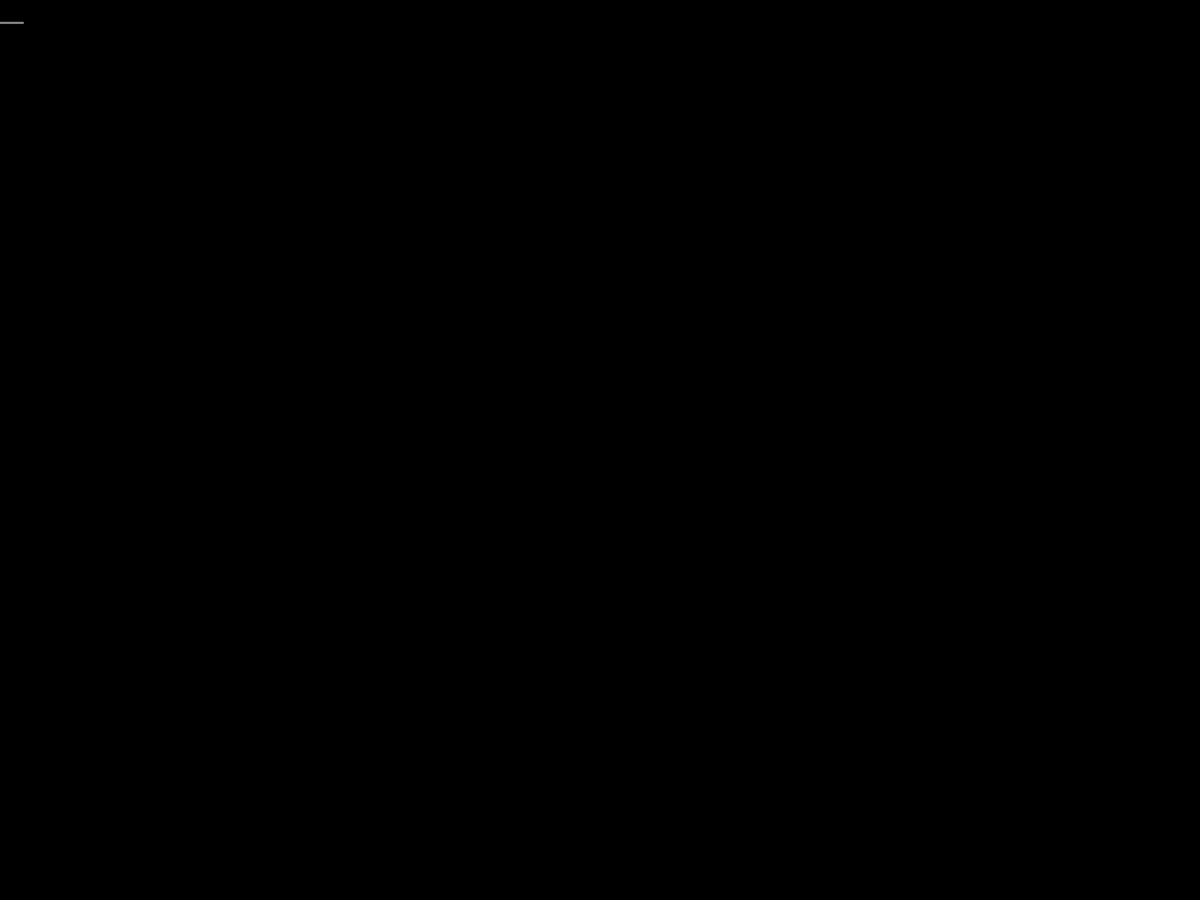
Frame 1 (no input)
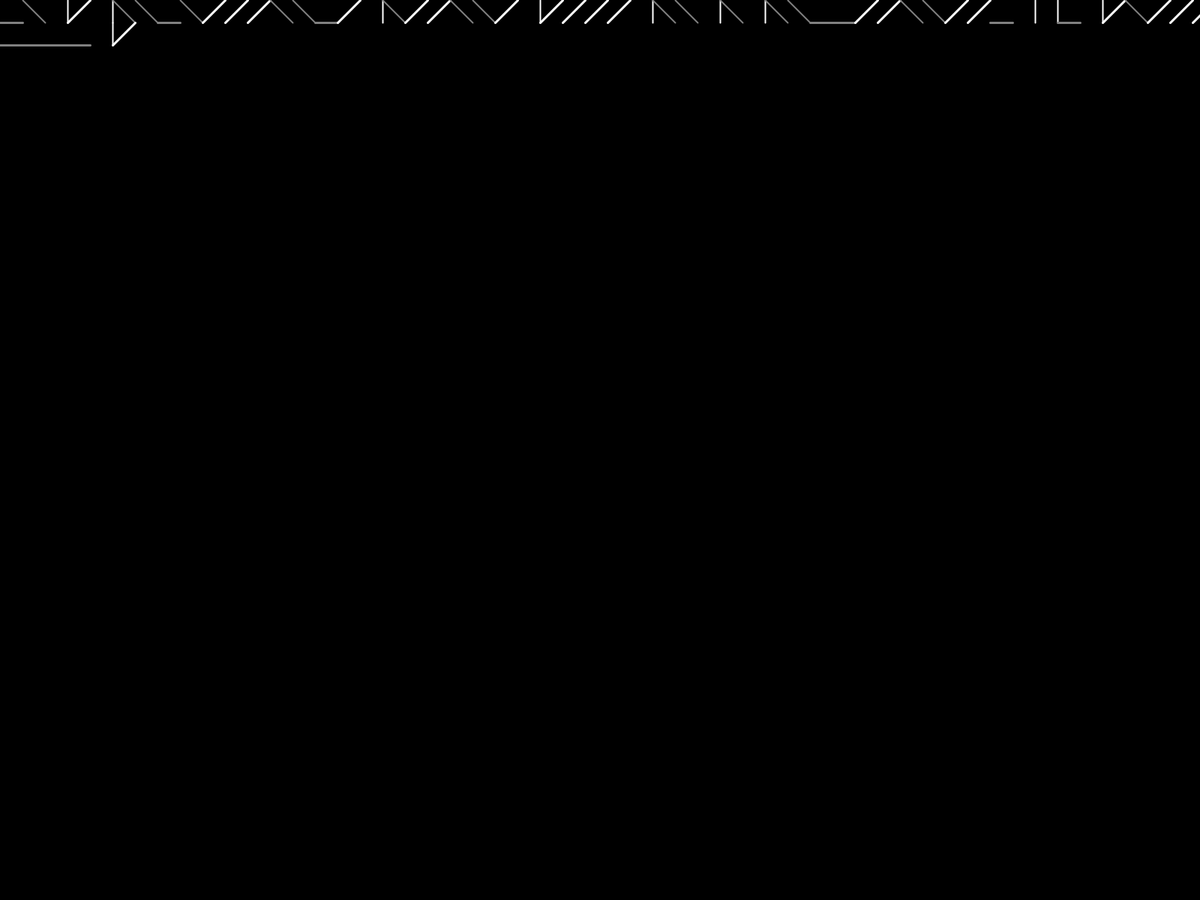
Frame 60 (the mouse pressed at the canvas centre just before this capture)
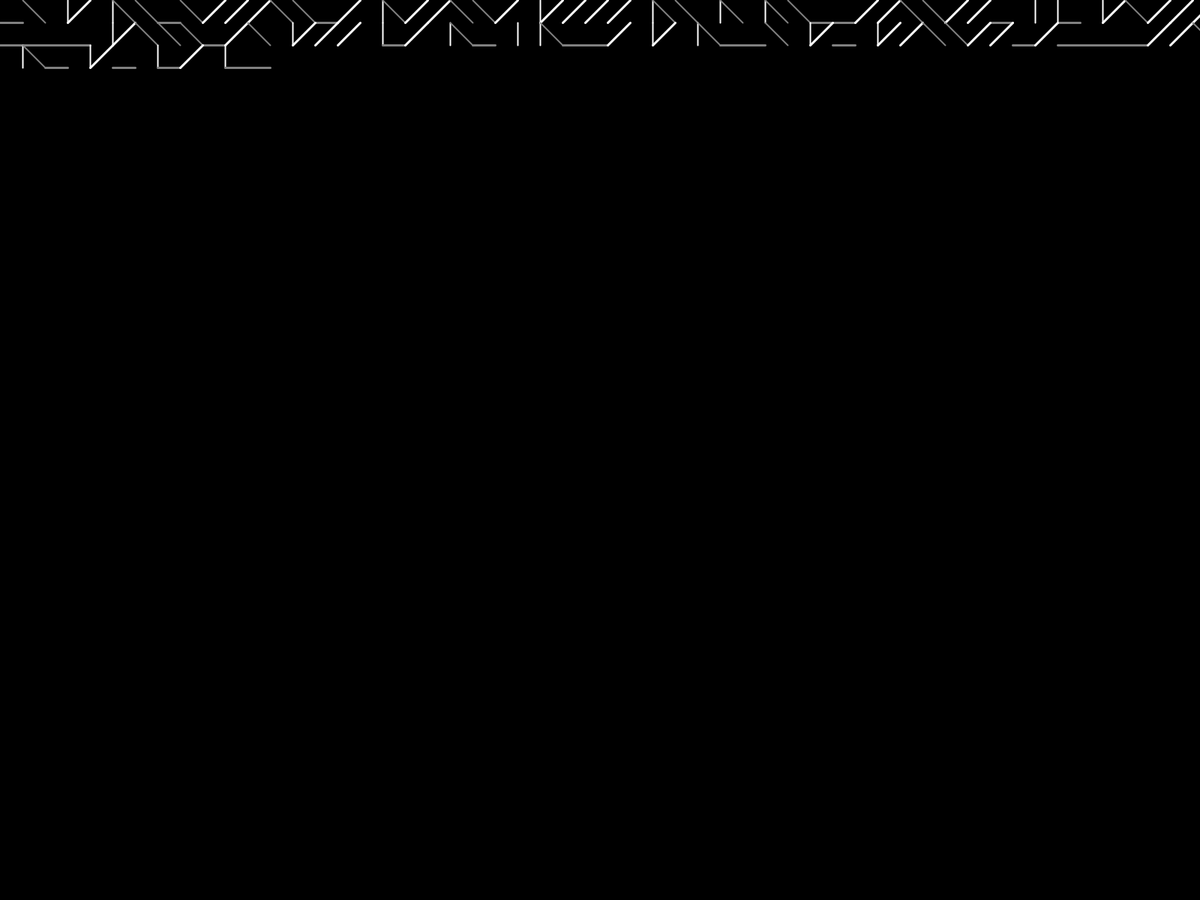
Frame 120 (the mouse held since frame 60 and released just before this capture)

The Processing sketch that drew these frames (run headless with seeded random() and noise(); from frame 60 on, the mouse is pressed at the canvas centre):

// Processing sketch: pattern
// ── pattern.pde
int x = 0;
int y = 0;
int spacing = 30;
void setup()
{
//  size(600,600);
  fullScreen();
  background(0);
}

void draw()
{
  float a = random(2);
  
  if(a < 0.50)
  {
    stroke(255);
    strokeWeight(3);
    line(x,y+spacing,x+spacing,y);
  }
  else if(a < 1)
  {
    stroke(128);
    strokeWeight(2);
    line(x,y,x+spacing,y+spacing);
  }
  else if(a < 1.50)
  {
    stroke(128);
    strokeWeight(3);
    line(x,y+spacing,x+spacing,y+spacing);  
  }
  else
  {
    stroke(255);
    strokeWeight(2);
    line(x+spacing,y+spacing,x+spacing,y);
  }
  x = x + spacing;
  if(x > width)
  {
    x = 0;
    y = y + spacing;
    if(y > height)
    {
      y = 0;
      spacing = 0;
    }
  }  
}
